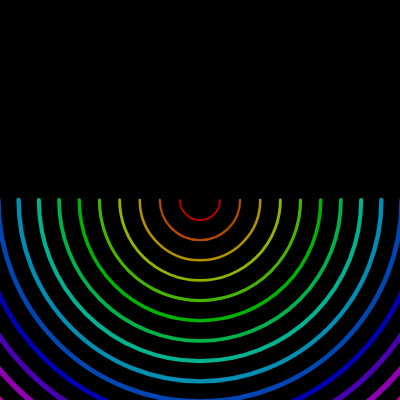
Frame 1 (no input)
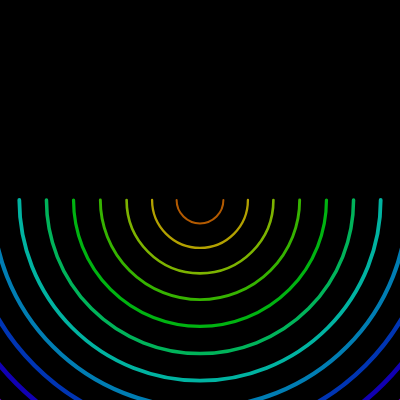
Frame 60 (no input)
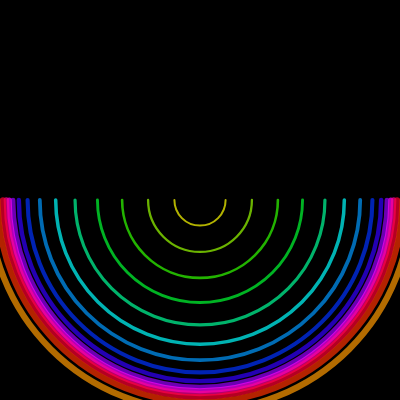
Frame 120 (the mouse pressed at the canvas centre since frame 60)

The p5.js sketch that drew these frames (run headless with seeded random() and noise() and a simulated clock; from frame 60 on, the mouse is pressed at the canvas centre):

// p5.js sketch
// ── sketch.js
let rings = [];
let hueOffset = 0;

function setup() {
  createCanvas(400, 400);
  colorMode(HSB, 360, 100, 100, 1);
  
  // Create concentric arcs
  for (let i = 0; i < 15; i++) {
    rings.push({
      radius: 20 + i * 20,
      strokeWidth: 2 + i * 0.3,
      speed: 0.01 + i * 0.002
    });
  }
}

function draw() {
  background(0, 0, 0, 1);
  
  // Update hue offset for color cycling
  hueOffset = (hueOffset + 0.5) % 360;
  
  // Draw each ring
  for (let i = 0; i < rings.length; i++) {
    let ring = rings[i];
    
    // Calculate pulsation
    let pulse = sin(frameCount * ring.speed) * 0.3 + 1;
    let radius = ring.radius * pulse;
    
    // Calculate color based on hue offset and ring index
    let hue = (hueOffset + i * 24) % 360;
    stroke(hue, 100, 100, 0.7);
    noFill();
    strokeWeight(ring.strokeWidth);
    
    // Draw arc
    arc(width/2, height/2, radius*2, radius*2, 0, PI);
  }
}
